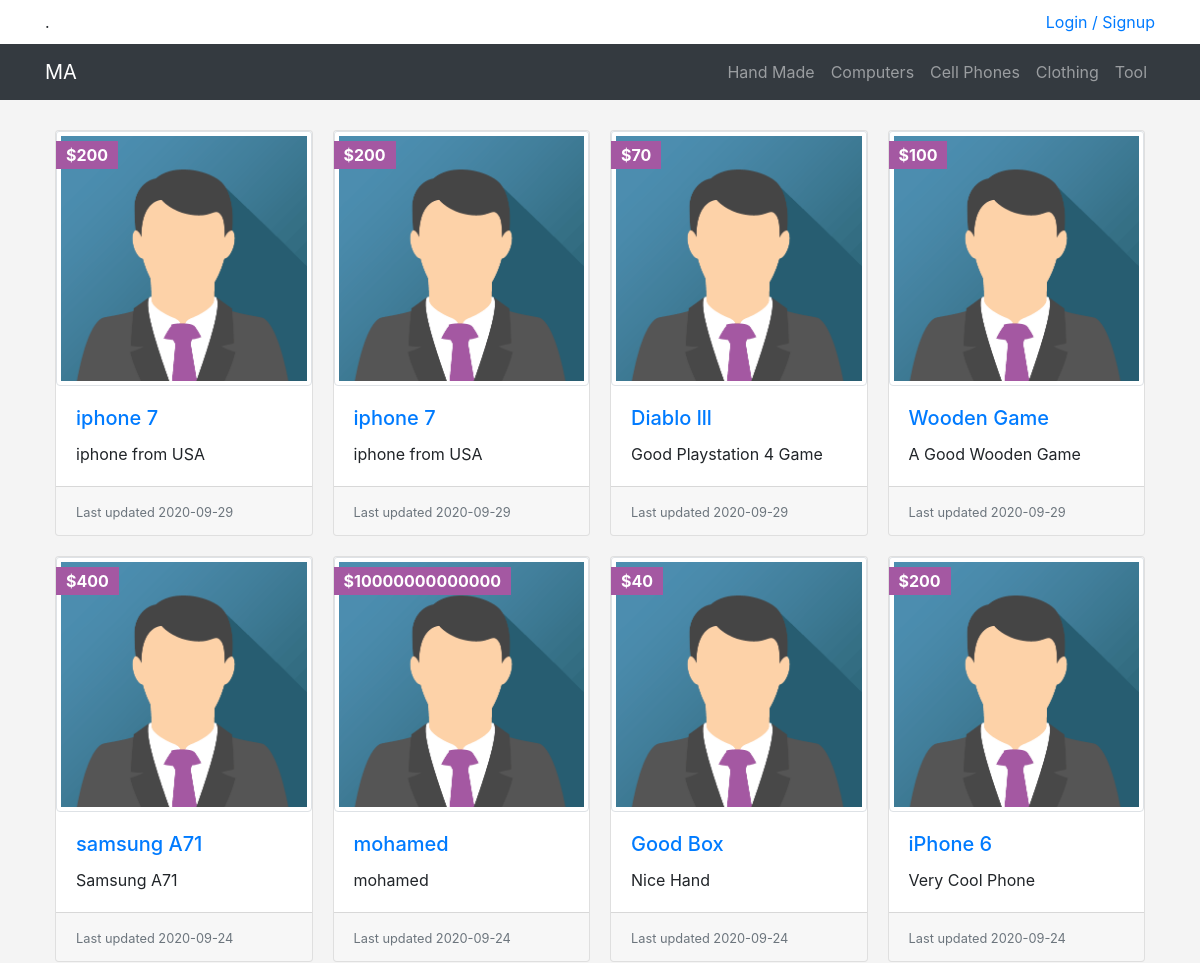
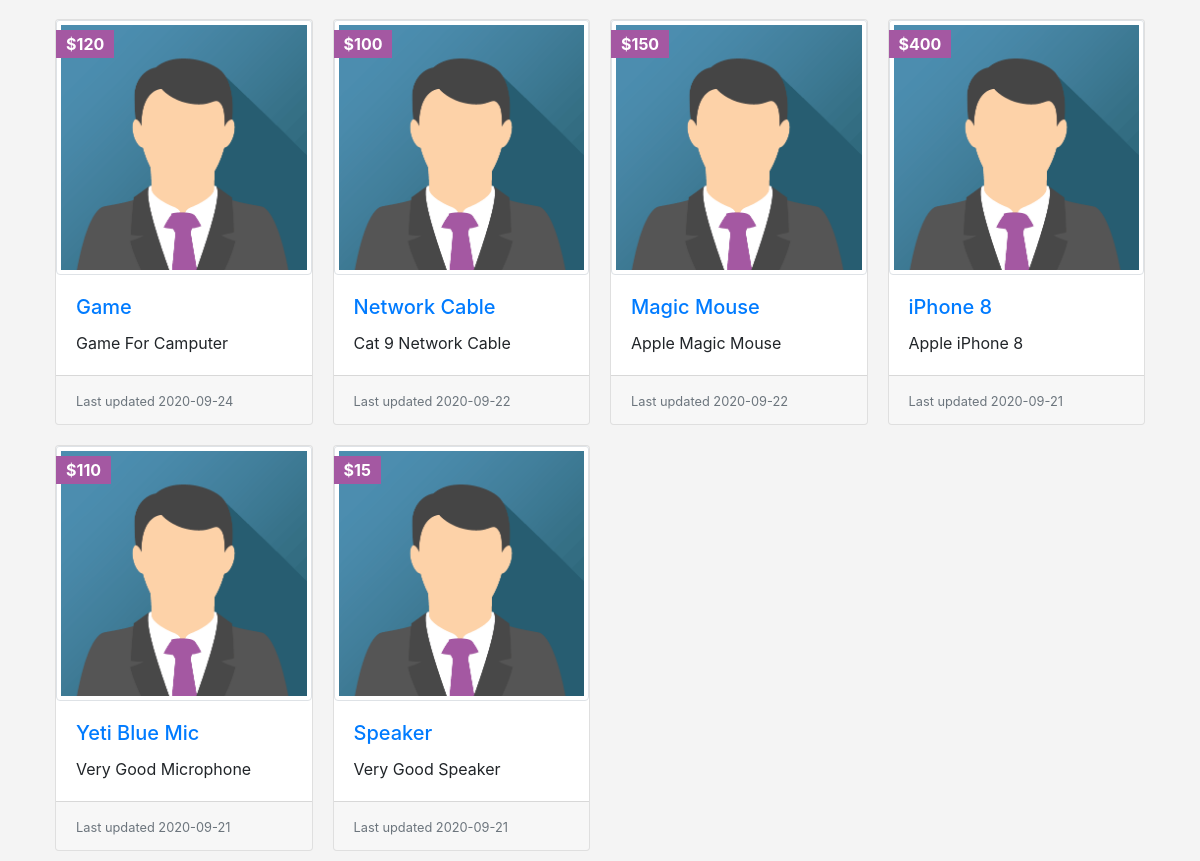
The page / on the database its author committed (2 pictures, top to bottom).
### tables this page shows
CREATE TABLE `categories` (
  `ID` int(11) NOT NULL,
  `Name` varchar(255) NOT NULL,
  `Description` text NOT NULL,
  `parent` int(11) NOT NULL,
  `Ordering` int(11) DEFAULT NULL,
  `Visibility` tinyint(4) NOT NULL DEFAULT 0,
  `Allow_Comment` tinyint(4) NOT NULL DEFAULT 0,
  `Allow_Ads` tinyint(4) NOT NULL DEFAULT 0
);

CREATE TABLE `items` (
  `Item_ID` int(11) NOT NULL,
  `Name` varchar(255) NOT NULL,
  `Description` text NOT NULL,
  `Price` varchar(255) NOT NULL,
  `Add_Date` date NOT NULL,
  `Country_Made` varchar(255) NOT NULL,
  `Image` varchar(255) NOT NULL,
  `Status` varchar(255) NOT NULL,
  `Rating` smallint(6) NOT NULL,
  `Approve` tinyint(4) NOT NULL DEFAULT 0,
  `Cat_ID` int(11) NOT NULL,
  `Member_ID` int(11) NOT NULL,
  `tags` varchar(255) NOT NULL
);

### init.php (called while the page is built, shortened)
<?php
include 'admin/connect.php';
  $tpl  = 'includes/templates/';
  $lang = 'includes/languages/';
  $func = 'includes/functions/';
  $css  = 'layout/css/';
  include $func . 'functions.php';
  $do = isset($_GET['do']) ? $_GET['do'] : 'en';
  if ($do =='en'){include $lang . 'english.php';}elseif($do =='ar'){include $lang . 'arabic.php';}
  include $tpl . 'header.php';

### includes/languages/english.php (called while the page is built)
<?php
  function lang($phrase){
    static $lang =array(
      'HOME_ADMIN'      =>'MA',
      'CATEGORIES'      => 'Categories',
      'ITEMS'           => 'Items',
      'MEMBERS'         => 'Members',
      'COMMENTS'        => 'Comments',
      'STATISTICS'      => 'Statistics',
      'LOGS'            => 'Logs',
      ''=> '',
      ''=> '',
      ''=> '',
      ''=> '',
      ''=> '',
      ''=> '',
      ''=> '',
      ''=> '',
      ''=> '',
    );
    return $lang[$phrase];
  }

### includes/functions/functions.php (called while the page is built, shortened)
<?php
function getAllFrom($field,$tableName, $where = NULL, $and = NULL, $orderfield, $ordering ='DESC' ){
  global $con;
  $getAll = $con->prepare("SELECT $field FROM $tableName $where $and ORDER BY $orderfield $ordering");
  $getAll->execute();
  $all = $getAll->fetchAll();
  return $all;
}

### index.php (the view, shortened to what this page needs)
<?php
  include 'init.php';
?>
<div class="container">
  <div class="padd"></div>
    <div class="card-group">
      <?php $items = getAllFrom('*','items', 'where Approve = 1','', 'Item_ID');foreach($items as $item){?>
        <div class="col-sm-6 col-md-3 top-bottom">
          <div class="card item-box">
            <span class="price-tag">$<?php echo $item['Price'];?></span>
            <img class="card-img-top img-fluid img-thumbnail " src="layout/images/img1.png" alt="">
            <div class="">
            <div class="card-body">
              <h5 class="card-title" ><a href="items.php?itemid=<?php echo $item['Item_ID'];?>"><?php echo $item['Name'];?></a></h5>
              <p class="card-text mohamed" ><?php echo $item['Description'];?></p>
            </div>
            <div class="card-footer date">
              <small class="text-muted">Last updated <?php echo $item['Add_Date'];?> </small>
            </div>
          </div>
          </div>
        </div>
      <?php }?>
    </div>
</div>
<?php
  include $tpl . 'footer.php';
?>

### includes/templates/header.php (shortened to what this page needs)
<!DOCTYPE html>
<html lang="en">
<head>
  <link rel="stylesheet" href="<?php echo $css ?>bootstrap.min.css">
  <link rel="stylesheet" href="<?php echo $css ?>bootstrap-grid.min.css">
  <link rel="stylesheet" href="<?php echo $css ?>bootstrap-reboot.min.css">
  <link rel="stylesheet" href="<?php echo $css ?>fontawesome.min.css">
  <link rel="stylesheet" href="<?php echo $css ?>all.min.css">
  <link rel="stylesheet" href="<?php echo $css ?>brands.min.css">
  <link rel="stylesheet" href="<?php echo $css ?>regular.min.css">
  <link rel="stylesheet" href="<?php echo $css ?>solid.min.css">
  <link rel="stylesheet" href="<?php echo $css ?>svg-with-js.min.css">
  <link rel="stylesheet" href="<?php echo $css ?>v4-shims.min.css">
  <link rel="stylesheet" href="<?php echo $css ?>jquery-ui.css">
  <link rel="stylesheet" href="<?php echo $css ?>jquery.selectBoxIt.css">
  <link rel="stylesheet" href="<?php echo $css ?>front.css">
</head>
<body>
  <div class="upper-bar">
    <div class="container">.
        <?php
          if (isset($_SESSION['user'])){
            ?>
          <a href="?do=ar">ar</a>
          <a href="?do=en">en</a>
          <div class="btn-group my-info">
            <img class="img-fluid  img-thumbnail" src="layout/images/img1.png" alt="">
            <div class="btn-group float-right">
              <button type="button" class="btn btn-danger dropdown-toggle" data-toggle="dropdown" aria-haspopup="true" aria-expanded="false">
              <span class=""> <?php echo $sessionUser ?></span>
              </button>
              <div class="dropdown-menu">
                <a class="dropdown-item" href="profile.php">My Profile</a>
                <a class="dropdown-item" href="newad.php">New Item</a>
                <a class="dropdown-item" href="profile.php#my-items">My Items</a>
                <div class="dropdown-divider"></div>
                <a class="dropdown-item" href="logout.php">Logout</a>
              </div>
            </div>
          </div>
          <?php
          $userStatus = checkUserStatus($_SESSION['user']);
          if($userStatus = 1 ){
            echo ' Your Membership Need To Activiate By Admin';
          }
          }else {
        ?>
        <a href="login.php">
        <span class="float-right">Login / Signup</span>
        </a>
        <?php }?>
    </div>
  </div>
  <nav class="navbar navbar-expand-lg navbar-dark bg-dark">
    <div class="container">
    <a class="navbar-brand" href="index.php"><?php echo lang('HOME_ADMIN');?></a>
    <div class="collapse navbar-collapse" id="app-nav">
      <ul class="navbar-nav ml-auto">
        <?php
        $allCats = getAllFrom("*", "categories","where parent =0","","ID","ASC");
          foreach($allCats as $cat){
            echo
              '<li class="nav-item">
                <a class="nav-link" href="cotegories.php?pageid='. $cat['ID'] .'">
                '.$cat['Name'].'
                </a>
              </li>';
          }
        ?>
      </ul>
    </div>
    </div>
  </nav>

### includes/templates/footer.php (shortened to what this page needs)
  </body>
</html>

### layout/css/front.css (style rules this page uses)
body { background-color: #f4f4f4; font-size:16px; }
.navbar { border-radius:0; margin-bottom:0; }
.upper-bar { padding:10px; background-color: #fff; }
.padd { padding:10px; }
.top-bottom { padding:10px; }
.item-box { position:relative; }
.item-box .price-tag { background-color:#a458a2; padding:2px 10px; position:absolute; left:0; top:10px; font-weight:bold; color:#fff; }
.item-box .mohamed { padding:0; }
.item-info h2,p { padding-left: 10px; }

### rows shown on the page
categories: Name "Hand Made"
categories: Name "Computers"
categories: Name "Cell Phones"
categories: Name "Clothing"
categories: Name "Tool"
items: Price "200", Name "iphone 7", Description "iphone from USA", Add_Date "2020-09-29"
items: Price "200", Name "iphone 7", Description "iphone from USA", Add_Date "2020-09-29"
items: Price "70", Name "Diablo lll", Description "Good Playstation 4 Game", Add_Date "2020-09-29"
items: Price "100", Name "Wooden Game", Description "A Good Wooden Game", Add_Date "2020-09-29"
items: Price "400", Name "samsung A71", Description "Samsung A71", Add_Date "2020-09-24"
items: Price "10000000000000", Name "mohamed", Description "mohamed", Add_Date "2020-09-24"
items: Price "40", Name "Good Box", Description "Nice Hand", Add_Date "2020-09-24"
items: Price "200", Name "iPhone 6", Description "Very Cool Phone", Add_Date "2020-09-24"
items: Price "120", Name "Game", Description "Game For Camputer", Add_Date "2020-09-24"
items: Price "100", Name "Network Cable", Description "Cat 9 Network Cable", Add_Date "2020-09-22"
items: Price "150", Name "Magic Mouse", Description "Apple Magic Mouse", Add_Date "2020-09-22"
items: Price "400", Name "iPhone 8", Description "Apple iPhone 8", Add_Date "2020-09-21"
items: Price "110", Name "Yeti Blue Mic", Description "Very Good Microphone", Add_Date "2020-09-21"
items: Price "15", Name "Speaker", Description "Very Good Speaker", Add_Date "2020-09-21"

### other values the page prints
lang('HOME_ADMIN') "MA"
